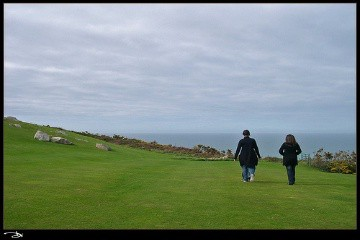
#> input picture raw-images/grass_112.JPEG, 360 x 240 px; its folder holds 4 pictures in this run
$ python prepare-images.py
#> lines starting #> are read from the running program, lines starting #| are printed output that depends on the picture
'''
Prepare images for display/processing. We want to scale everything down so we
dont take up a ton of space on the disk. It is not necessary to run this module unless
the raw images are changed.
'''
import cv2
import os
from glob import glob

def process(filename):
#> called with filename = 'raw-images/grass_112.JPEG'
  img = cv2.imread(filename)
#> img is the input picture: shape (240, 360, 3); mean B, G, R 129.8, 142.1, 127.3
  img = cv2.resize(img, (64, 48))
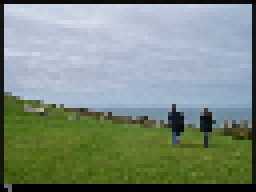
#> img: shape (48, 64, 3) (shown 4 times larger); mean B, G, R 128, 140.3, 125.6

  outname = './images/' + os.path.basename(filename)
  cv2.imwrite(outname, img, [cv2.IMWRITE_JPEG_QUALITY, 70])

filenames = glob('./raw-images/*.JPEG')
for i, filename in enumerate(filenames):
  process(filename)
  print(f'Processed {i+1}/{len(filenames)}', end='\r')
#> pass 2 of the loop `for i, filename in enumerate(filenames):`:
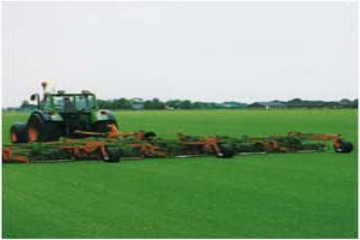
#> input picture raw-images/grass_152.JPEG, 360 x 240 px
#> in process, img is the input picture: shape (240, 360, 3); mean B, G, R 132, 166.1, 137.6
#> in process (call 2), `img = cv2.resize(img, (64, 48))`:
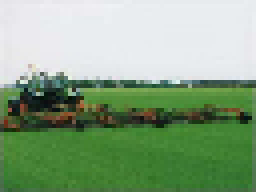
#> img: shape (48, 64, 3) (shown 4 times larger); mean B, G, R 130.4, 164.5, 136
#> pass 3 of the loop `for i, filename in enumerate(filenames):`:
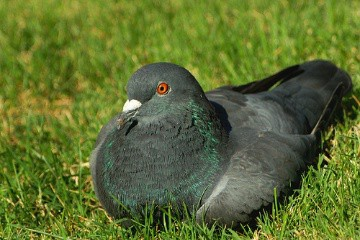
#> input picture raw-images/grass_218.JPEG, 360 x 240 px
#> in process, img is the input picture: shape (240, 360, 3); mean B, G, R 49.5, 109.9, 93.8
#> in process (call 3), `img = cv2.resize(img, (64, 48))`:
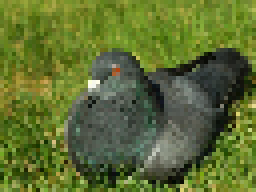
#> img: shape (48, 64, 3) (shown 4 times larger); mean B, G, R 49.4, 109.6, 93.6
#> the loop made 4 passes; the first 3 are shown
print('\nDone!')
